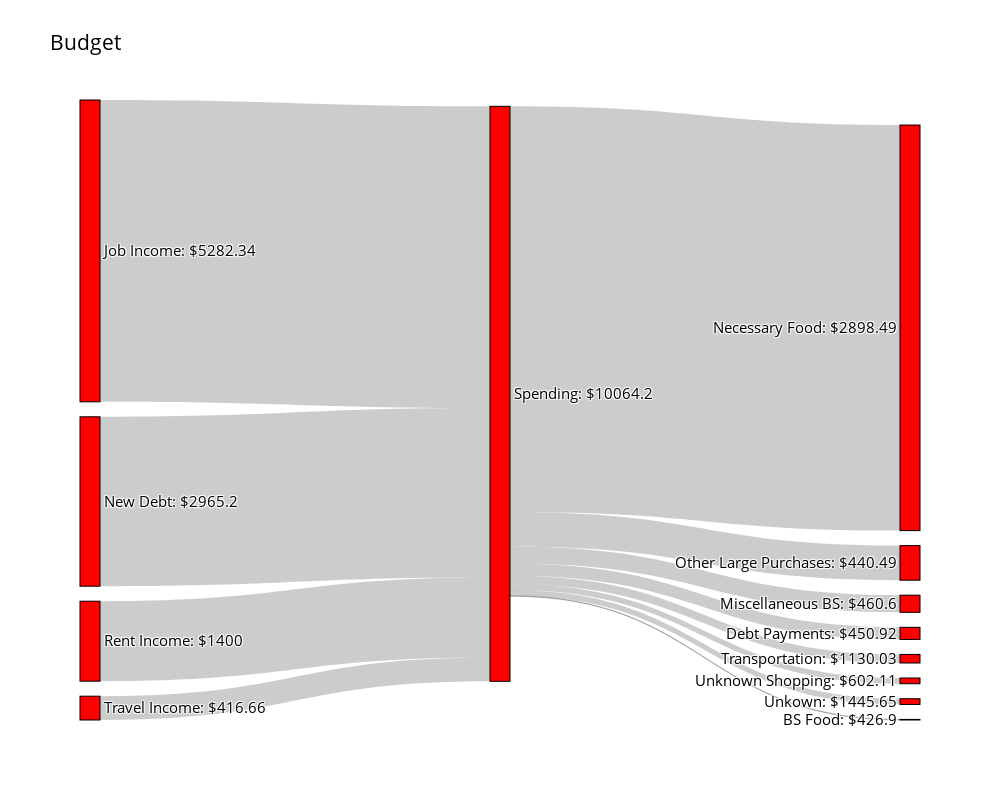

Here is the notebook cell this chart was saved with:
### Code cell
fig = go.Figure()
fig.add_trace(go.Sankey(
    node = dict(
        pad = 15,
        thickness = 20,
        line = dict(color = "black", width = 1),
        label = label,
        color = "red",
    ),
    link= dict(
        source = source,
        target = target,
        value = list(income.values())+ list(spending_detail.values()),
    ),
    
))
#update Hight and width
fig.update_layout(title_text="Budget", font_size=10, width=1000, height=800)
#Update font size
fig.update_layout(font_size=15)
#Update font color
fig.update_layout(font_color="black")

fig.show()

### Figure 1 — Plotly figure (JSON) as saved in the notebook; plotly's stock layout.template omitted (floating-point values rounded to 4 significant figures)
{"data": [{"link": {"source": [0, 1, 2, 3, 5, 5, 5, 5, 5, 5, 5, 5, 5], "target": [5, 5, 5, 5, 6, 7, 8, 9, 10, 11, 12, 13, 14], "value": [1400, 416.7, 5282.0, 2965.0, 7099, 10, 300, 212, 100, 605, 150, 100]}, "node": {"color": "red", "label": ["Rent Income: $1400", "Travel Income: $416.66", "Job Income: $5282.34", "New Debt: $2965.2", "Total Income: $7099", "Spending: $10064.2", "Necessary Food: $2898.49", "BS Food: $426.9", "Miscellaneous BS: $460.6", "Debt Payments: $450.92", "Unknown Shopping: $602.11", "Other Large Purchases: $440.49", "Transportation: $1130.03", "Unkown: $1445.65", "Rent: $2209"], "line": {"color": "black", "width": 1}, "pad": 15, "thickness": 20}, "type": "sankey"}], "layout": {"font": {"color": "black", "size": 15}, "height": 800, "title": {"text": "Budget"}, "width": 1000}}
